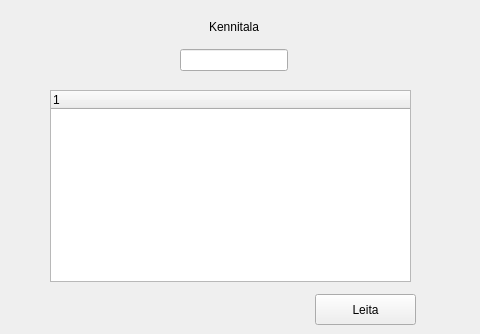
    <widget class="QWidget" name="page_5">
     <widget class="QTreeWidget" name="treeCustHistory">
      <property name="geometry">
       <rect>
        <x>50</x>
        <y>90</y>
        <width>361</width>
        <height>192</height>
       </rect>
      </property>
      <property name="focusPolicy">
       <enum>Qt::NoFocus</enum>
      </property>
      <property name="allColumnsShowFocus">
       <bool>false</bool>
      </property>
      <property name="headerHidden">
       <bool>false</bool>
      </property>
      <column>
       <property name="text">
        <string notr="true">1</string>
       </property>
      </column>
     </widget>
     <widget class="QWidget" name="verticalLayoutWidget_2">
      <property name="geometry">
       <rect>
        <x>-1</x>
        <y>10</y>
        <width>471</width>
        <height>71</height>
       </rect>
      </property>
      <layout class="QVBoxLayout" name="verticalLayout_9">
       <item alignment="Qt::AlignHCenter">
        <widget class="QLabel" name="label_4">
         <property name="text">
          <string>Kennitala</string>
         </property>
        </widget>
       </item>
       <item alignment="Qt::AlignHCenter|Qt::AlignTop">
        <widget class="QLineEdit" name="lineEditCusHistorySearchSSN"/>
       </item>
      </layout>
     </widget>
     <widget class="QPushButton" name="btnSearchCusHistory">
      <property name="geometry">
       <rect>
        <x>315</x>
        <y>294</y>
        <width>101</width>
        <height>31</height>
       </rect>
      </property>
      <property name="sizePolicy">
       <sizepolicy hsizetype="Minimum" vsizetype="Fixed">
        <horstretch>0</horstretch>
        <verstretch>0</verstretch>
       </sizepolicy>
      </property>
      <property name="minimumSize">
       <size>
        <width>0</width>
        <height>0</height>
       </size>
      </property>
      <property name="text">
       <string>Leita</string>
      </property>
     </widget>
    </widget>
